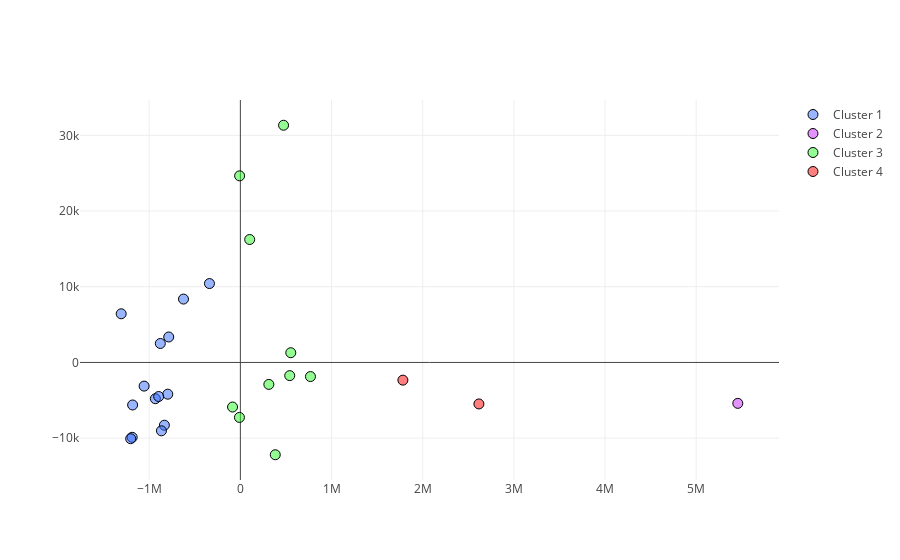

The notebook cell this image was saved under:
### Code cell
data = [trace0, trace1, trace2, trace3]
iplot(data)

### Figure 1 — Plotly figure (JSON) as saved in the notebook; plotly's stock layout.template omitted (floating-point values rounded to 4 significant figures)
{"data": [{"marker": {"color": "rgba(51, 107, 255, 0.5)", "line": {"color": "rgb(0,0,0)", "width": 1}, "size": 10}, "mode": "markers", "name": "Cluster 1", "type": "scatter", "x": [-796400.0, -833500.0, -623800.0, -932500.0, -1187000.0, -1056000.0, -339100.0, -1203000.0, -1182000.0, -865900.0, -785800.0, -878100.0, -1307000.0, -896100.0], "y": [-4191.0, -8291.0, 8370.0, -4790.0, -9886.0, -3125.0, 10420.0, -10070.0, -5618.0, -9030.0, 3364.0, 2503.0, 6426.0, -4501.0]}, {"marker": {"color": "rgba(197, 39, 252, 0.5)", "line": {"color": "rgb(0,0,0)", "width": 1}, "size": 10}, "mode": "markers", "name": "Cluster 2", "type": "scatter", "x": [5456000.0], "y": [-5404.0]}, {"marker": {"color": "rgba(39, 252, 39, 0.5)", "line": {"color": "rgb(0,0,0)", "width": 1}, "size": 10}, "mode": "markers", "name": "Cluster 3", "type": "scatter", "x": [312400.0, 102200.0, 768900.0, -10230.0, 541500.0, 382800.0, 552900.0, -85660.0, -8188.0, 473800.0], "y": [-2901.0, 16240.0, -1866.0, -7261.0, -1740.0, -12190.0, 1282.0, -5887.0, 24640.0, 31330.0]}, {"marker": {"color": "rgba(255, 0, 0, 0.5)", "line": {"color": "rgb(0,0,0)", "width": 1}, "size": 10}, "mode": "markers", "name": "Cluster 4", "type": "scatter", "x": [1783000.0, 2617000.0], "y": [-2339.0, -5481.0]}], "layout": {}}
